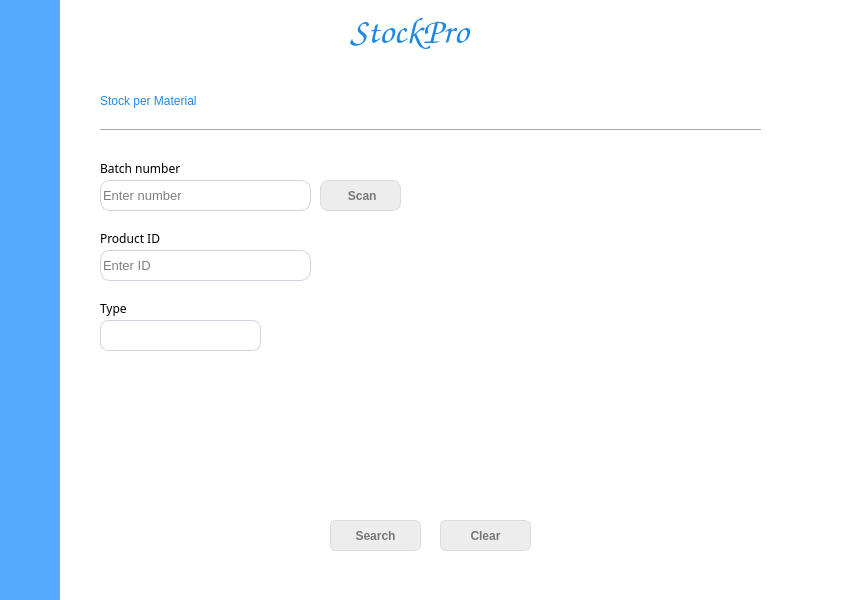
<?xml version="1.0" encoding="UTF-8"?>
<ui version="4.0">
 <class>Dialog</class>
 <widget class="QDialog" name="Dialog">
  <property name="geometry">
   <rect>
    <x>0</x>
    <y>0</y>
    <width>846</width>
    <height>600</height>
   </rect>
  </property>
  <property name="font">
   <font>
    <family>Arial</family>
    <pointsize>10</pointsize>
   </font>
  </property>
  <property name="windowTitle">
   <string>Dialog</string>
  </property>
  <property name="windowIcon">
   <iconset>
    <normaloff>resources/arrow-270.png</normaloff>resources/arrow-270.png</iconset>
  </property>
  <property name="styleSheet">
   <string notr="true">background-color: rgb(255, 255, 255);

</string>
  </property>
  <widget class="QWidget" name="widget" native="true">
   <property name="geometry">
    <rect>
     <x>-1</x>
     <y>-1</y>
     <width>61</width>
     <height>601</height>
    </rect>
   </property>
   <property name="styleSheet">
    <string notr="true">background-color: rgb(85, 170, 255);</string>
   </property>
  </widget>
  <widget class="QLabel" name="label_3">
   <property name="geometry">
    <rect>
     <x>350</x>
     <y>10</y>
     <width>141</width>
     <height>41</height>
    </rect>
   </property>
   <property name="font">
    <font>
     <family>cursive</family>
     <pointsize>28</pointsize>
    </font>
   </property>
   <property name="styleSheet">
    <string notr="true">color: rgb(30, 136, 229);
font-family: &quot;Times New Roman&quot;, Times, serif;
font-family: cursive;</string>
   </property>
   <property name="text">
    <string>StockPro</string>
   </property>
  </widget>
  <widget class="QLabel" name="label">
   <property name="geometry">
    <rect>
     <x>100</x>
     <y>80</y>
     <width>201</width>
     <height>41</height>
    </rect>
   </property>
   <property name="font">
    <font>
     <family>Arial,Helvetica,sans-serif</family>
    </font>
   </property>
   <property name="styleSheet">
    <string notr="true">color: rgb(30, 136, 229);
font-family: Arial, Helvetica, sans-serif</string>
   </property>
   <property name="text">
    <string>Stock per Material</string>
   </property>
  </widget>
  <widget class="Line" name="line">
   <property name="geometry">
    <rect>
     <x>100</x>
     <y>120</y>
     <width>661</width>
     <height>20</height>
    </rect>
   </property>
   <property name="styleSheet">
    <string notr="true"/>
   </property>
   <property name="orientation">
    <enum>Qt::Horizontal</enum>
   </property>
  </widget>
  <widget class="QLabel" name="label_2">
   <property name="geometry">
    <rect>
     <x>100</x>
     <y>160</y>
     <width>121</width>
     <height>16</height>
    </rect>
   </property>
   <property name="font">
    <font>
     <family>Arial,Lucida Console,monospace</family>
    </font>
   </property>
   <property name="styleSheet">
    <string notr="true">font-family: &quot;Arial&quot;, &quot;Lucida Console&quot;, monospace;</string>
   </property>
   <property name="text">
    <string>Batch number</string>
   </property>
  </widget>
  <widget class="QLineEdit" name="batchInput">
   <property name="geometry">
    <rect>
     <x>100</x>
     <y>180</y>
     <width>211</width>
     <height>31</height>
    </rect>
   </property>
   <property name="styleSheet">
    <string notr="true">QLineEdit{
	border: 1px solid #ced4da;
	border-radius: 10px;

}

QLineEdit:focus{
	border: 2px solid rgb(194, 219, 254);
}

QLineEdit:hover{
	border: 1px solid rgb(85, 170, 255);
}

	
</string>
   </property>
   <property name="inputMask">
    <string/>
   </property>
   <property name="text">
    <string/>
   </property>
   <property name="dragEnabled">
    <bool>true</bool>
   </property>
   <property name="placeholderText">
    <string>Enter number</string>
   </property>
  </widget>
  <widget class="QPushButton" name="scanButton">
   <property name="geometry">
    <rect>
     <x>320</x>
     <y>180</y>
     <width>81</width>
     <height>31</height>
    </rect>
   </property>
   <property name="font">
    <font>
     <family>Arial</family>
     <pointsize>-1</pointsize>
     <weight>75</weight>
     <bold>true</bold>
     <underline>false</underline>
     <strikeout>false</strikeout>
    </font>
   </property>
   <property name="styleSheet">
    <string notr="true">QPushButton {
	box-shadow:inset 0px 1px 0px 0px #ffffff;
	background:linear-gradient(to bottom, #ededed 5%, #dfdfdf 100%);
	background-color:#ededed;
	border-radius:8px;
	border:1px solid #dcdcdc;
	display:inline-block;
	cursor:pointer;
	color:#777777;
	font-family:Arial;
	font-size:12px;
	font-weight:bold;
	
	text-decoration:none;
	text-shadow:0px 1px 0px #ffffff;	

}

QPushButton:hover{
	background:linear-gradient(to bottom, #1E88E5 5%, #ffffff 100%);
	background-color:#1E88E5;
	color:rgb(255, 255, 255);
}</string>
   </property>
   <property name="text">
    <string> Scan</string>
   </property>
   <property name="icon">
    <iconset>
     <normaloff>resources/camera--plus.png</normaloff>resources/camera--plus.png</iconset>
   </property>
  </widget>
  <widget class="QLabel" name="label_4">
   <property name="geometry">
    <rect>
     <x>100</x>
     <y>230</y>
     <width>101</width>
     <height>16</height>
    </rect>
   </property>
   <property name="font">
    <font>
     <family>Arial,Lucida Console,monospace</family>
    </font>
   </property>
   <property name="styleSheet">
    <string notr="true">font-family: &quot;Arial&quot;, &quot;Lucida Console&quot;, monospace;</string>
   </property>
   <property name="text">
    <string>Product ID</string>
   </property>
  </widget>
  <widget class="QLineEdit" name="productInput">
   <property name="geometry">
    <rect>
     <x>100</x>
     <y>250</y>
     <width>211</width>
     <height>31</height>
    </rect>
   </property>
   <property name="styleSheet">
    <string notr="true">QLineEdit{
	border: 1px solid #ced4da;
	border-radius: 10px;

}

QLineEdit:focus{
	border: 2px solid rgb(194, 219, 254);
}

QLineEdit:hover{
	border: 1px solid rgb(85, 170, 255);
}


</string>
   </property>
   <property name="inputMask">
    <string/>
   </property>
   <property name="text">
    <string/>
   </property>
   <property name="dragEnabled">
    <bool>true</bool>
   </property>
   <property name="placeholderText">
    <string>Enter ID</string>
   </property>
  </widget>
  <widget class="QLabel" name="label_5">
   <property name="geometry">
    <rect>
     <x>100</x>
     <y>300</y>
     <width>51</width>
     <height>16</height>
    </rect>
   </property>
   <property name="font">
    <font>
     <family>Arial,Lucida Console,monospace</family>
    </font>
   </property>
   <property name="styleSheet">
    <string notr="true">font-family: &quot;Arial&quot;, &quot;Lucida Console&quot;, monospace;</string>
   </property>
   <property name="text">
    <string>Type</string>
   </property>
  </widget>
  <widget class="QComboBox" name="typeDropdown">
   <property name="geometry">
    <rect>
     <x>100</x>
     <y>320</y>
     <width>161</width>
     <height>31</height>
    </rect>
   </property>
   <property name="styleSheet">
    <string notr="true">QComboBox {
	border: 1px solid #ced4da;
	border-radius: 8px;
	
}

QComboBox:hover{
	border: 1px solid rgb(85, 170, 255);
}

QComboBox::drop-down{
	border: 0px;
}

QComboBox::down-arrow{
	image: url(:/resources/down arrow.ico);
	width: 12px;
	height: 12px;
	margin-right: 15px;
}

/*style for QcomboBox after open select menu*/
QComboBox:on{
	border: 2px solid #c2dbfe;
}

/*style for list menu*/
QComboBox QListView{
	font-size: 12px;
	border: 1px solid rgba(0, 0, 0, 10%);
	padding: 5px;
	background-color: #fff;
	outline: 0px;
}

/*style for list of items*/
QComboBox QListView::item{
	padding-left: 10px;
	background-color: rgb(194, 219, 254);
}

QComboBox QListView::item:hover{
	background-color: rgb(194, 219, 254)
	
}




</string>
   </property>
   <property name="currentText">
    <string/>
   </property>
   <property name="currentIndex">
    <number>-1</number>
   </property>
   <property name="frame">
    <bool>true</bool>
   </property>
   <property name="placeholderText" stdset="0">
    <string/>
   </property>
   <item>
    <property name="text">
     <string>Appliances</string>
    </property>
   </item>
   <item>
    <property name="text">
     <string>Computer Peripherals</string>
    </property>
   </item>
   <item>
    <property name="text">
     <string>Computer Systems</string>
    </property>
   </item>
   <item>
    <property name="text">
     <string>Electronics </string>
    </property>
   </item>
   <item>
    <property name="text">
     <string>Gaming</string>
    </property>
   </item>
   <item>
    <property name="text">
     <string>Health &amp; Sports</string>
    </property>
   </item>
   <item>
    <property name="text">
     <string>Networking</string>
    </property>
   </item>
   <item>
    <property name="text">
     <string>Software &amp; Services</string>
    </property>
   </item>
   <item>
    <property name="text">
     <string>Smart Home &amp; Security</string>
    </property>
   </item>
   <item>
    <property name="text">
     <string>Others</string>
    </property>
   </item>
  </widget>
  <widget class="QPushButton" name="searchButton">
   <property name="geometry">
    <rect>
     <x>330</x>
     <y>520</y>
     <width>91</width>
     <height>31</height>
    </rect>
   </property>
   <property name="font">
    <font>
     <family>Arial</family>
     <pointsize>-1</pointsize>
     <weight>75</weight>
     <bold>true</bold>
     <underline>false</underline>
     <strikeout>false</strikeout>
    </font>
   </property>
   <property name="styleSheet">
    <string notr="true">QPushButton {
	box-shadow:inset 0px 1px 0px 0px #ffffff;
	background:linear-gradient(to bottom, #ededed 5%, #dfdfdf 100%);
	background-color:#ededed;
	border-radius:6px;
	border:1px solid #dcdcdc;
	display:inline-block;
	cursor:pointer;
	color:#777777;
	font-family:Arial;
	font-size:12px;
	font-weight:bold;
	padding:6px 24px;
	text-decoration:none;
	text-shadow:0px 1px 0px #ffffff;
	

}

QPushButton:hover{
	background:linear-gradient(to bottom, #1E88E5 5%, #ffffff 100%);
	background-color:#1E88E5;
	color:rgb(255, 255, 255);
}


</string>
   </property>
   <property name="text">
    <string>Search</string>
   </property>
  </widget>
  <widget class="QPushButton" name="clearButton">
   <property name="geometry">
    <rect>
     <x>440</x>
     <y>520</y>
     <width>91</width>
     <height>31</height>
    </rect>
   </property>
   <property name="font">
    <font>
     <family>Arial</family>
     <pointsize>-1</pointsize>
     <weight>75</weight>
     <bold>true</bold>
     <underline>false</underline>
     <strikeout>false</strikeout>
    </font>
   </property>
   <property name="styleSheet">
    <string notr="true">QPushButton {
	box-shadow:inset 0px 1px 0px 0px #ffffff;
	background:linear-gradient(to bottom, #ededed 5%, #dfdfdf 100%);
	background-color:#ededed;
	border-radius:6px;
	border:1px solid #dcdcdc;
	display:inline-block;
	cursor:pointer;
	color:#777777;
	font-family:Arial;
	font-size:12px;
	font-weight:bold;
	padding:6px 24px;
	text-decoration:none;
	text-shadow:0px 1px 0px #ffffff;
	
}

QPushButton:hover{
	background:linear-gradient(to bottom, #1E88E5 5%, #ffffff 100%);
	background-color:#1E88E5;
	color:rgb(255, 255, 255);
}</string>
   </property>
   <property name="text">
    <string>Clear</string>
   </property>
  </widget>
 </widget>
 <resources>
  <include location="../icons/source.qrc"/>
 </resources>
 <connections/>
</ui>
